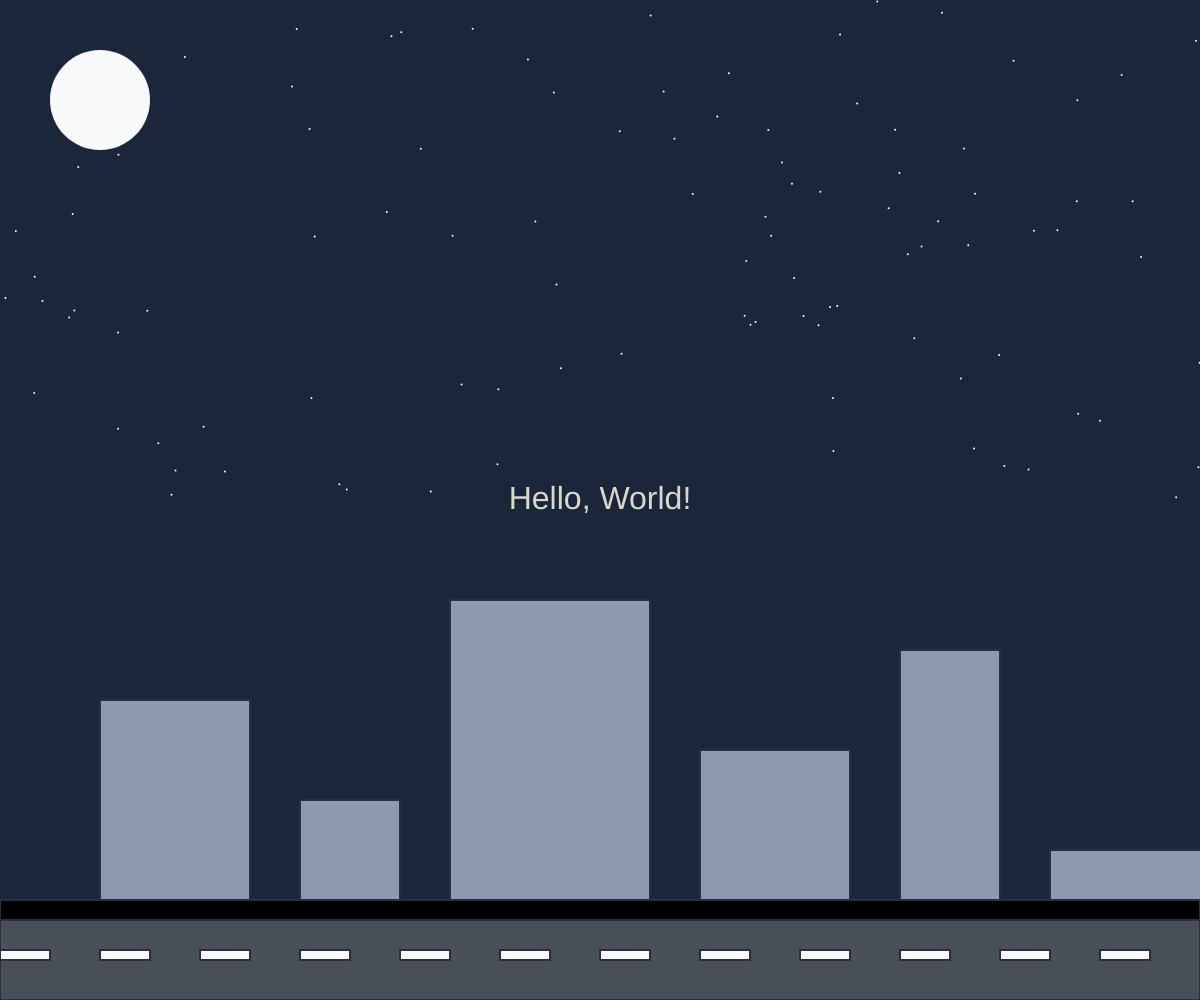
Frame 1 (no input)
Frame 60 (no input): identical to frame 1, image omitted
Frame 120 (the mouse pressed at the canvas centre since frame 60): identical to frame 1, image omitted

The p5.js sketch that drew this single still picture (run headless with seeded random() and noise() and a simulated clock; from frame 60 on, the mouse is pressed at the canvas centre):

// p5.js sketch
// ── sketch.js
let stars = [];

function setup() { //初始設定
  createCanvas(windowWidth, windowHeight); //建立畫布，(視窗寬，視窗高)
  // 生成星星的位置
  for (let i = 0; i < 100; i++) {
    stars.push({ x: random(width), y: random(height / 2) });
  }
}

function draw() { //重複執行，開始畫圖
  background("#1b263b"); //畫布背景色為灰色，如果要使用RGB色碼可以改為background(255,255,255)，使用十六進位法，白色的RGB碼為"#..."
  
  // 設定文字大小、字型、對其方式
  textSize(32); //文字大小為32
  textFont("Arial"); //文字字型為Arial
  textAlign(CENTER, CENTER); //文字對齊方式為置中
  fill("#dad7cd"); //文字的顏色為單色
  // 在畫布的中心位置,另上文字“Hello, World!"
  text("Hello, World!", width / 2, height / 2); //文字的位置在畫布的中心

  // 設計背景建築物
  fill("#8d99ae"); // 建築物顏色
  stroke("#2b2d42"); // 邊框顏色
  strokeWeight(2); // 邊框粗細

  // 畫一些建築物
  rect(100, height - 300, 150, 300); // 建築物1
  rect(300, height - 200, 100, 200); // 建築物2
  rect(450, height - 400, 200, 400); // 建築物3
  rect(700, height - 250, 150, 250); // 建築物4
  rect(900, height - 350, 100, 350); // 建築物5
  rect(1050, height - 150, 250, 150); // 建築物6
  rect(1350, height - 250, 150, 250); // 建築物7
  rect(1550, height - 200, 100, 200); // 建築物8
  rect(1700, height - 300, 150, 300); // 建築物9

  // 設計背景道路
  fill("#495057"); // 道路顏色
  rect(0, height - 100, width, 100); // 道路位置
  fill(0); // 道路顏色
  rect(0, height - 100, width, 20); // 道路位置
  fill("#f8f9fa"); // 道路顏色
  for (let i = 0; i < width; i += 100) {
    rect(i, height - 50, 50, 10); // 道路位置
  }
  
  //背景星星
  fill("#f8f9fa"); //星星顏色
  noStroke(); //不畫邊框
  for (let star of stars) {
    ellipse(star.x, star.y, 2, 2); //星星位置
  }
  
  //背景月亮
  fill("#f8f9fa"); //月亮顏色
  ellipse(100, 100, 100, 100); //月亮位置
}
